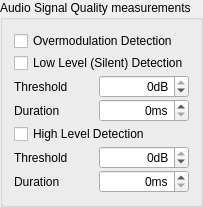
             <widget class="QGroupBox" name="groupBox_5">
              <property name="title">
               <string>Audio Signal Quality measurements</string>
              </property>
              <layout class="QVBoxLayout" name="verticalLayout_5">
               <property name="spacing">
                <number>2</number>
               </property>
               <item>
                <widget class="QCheckBox" name="checkBox_asq_overmoddetect">
                 <property name="toolTip">
                  <string>Set if Overmodulation Detection needed.</string>
                 </property>
                 <property name="text">
                  <string>Overmodulation Detection</string>
                 </property>
                </widget>
               </item>
               <item>
                <widget class="QCheckBox" name="checkBox_asq_detectLow">
                 <property name="toolTip">
                  <string> Input audio level low threshold detection.</string>
                 </property>
                 <property name="text">
                  <string>Low Level (Silent) Detection</string>
                 </property>
                </widget>
               </item>
               <item>
                <widget class="QFrame" name="frame_audio_asq_low">
                 <property name="enabled">
                  <bool>true</bool>
                 </property>
                 <property name="frameShape">
                  <enum>QFrame::NoFrame</enum>
                 </property>
                 <property name="frameShadow">
                  <enum>QFrame::Raised</enum>
                 </property>
                 <layout class="QVBoxLayout" name="verticalLayout_45">
                  <property name="spacing">
                   <number>1</number>
                  </property>
                  <property name="margin">
                   <number>0</number>
                  </property>
                  <item>
                   <layout class="QHBoxLayout" name="horizontalLayout_3">
                    <item>
                     <widget class="QLabel" name="label_8">
                      <property name="enabled">
                       <bool>true</bool>
                      </property>
                      <property name="toolTip">
                       <string>This property sets the low audio level threshold
relative to 0 dBFS in 1 dB increments,
which is used to trigger the detection.
This threshold can be set to detect
a silence condition in the input audio
allowing the host to take an appropriate
action such as disabling the RF carrier
or powering down.</string>
                      </property>
                      <property name="text">
                       <string>Threshold</string>
                      </property>
                     </widget>
                    </item>
                    <item>
                     <widget class="QSpinBox" name="spinBox_asq_detectLowThreshold">
                      <property name="enabled">
                       <bool>true</bool>
                      </property>
                      <property name="minimumSize">
                       <size>
                        <width>90</width>
                        <height>0</height>
                       </size>
                      </property>
                      <property name="maximumSize">
                       <size>
                        <width>90</width>
                        <height>16777215</height>
                       </size>
                      </property>
                      <property name="toolTip">
                       <string>This property sets the low audio level threshold
relative to 0 dBFS in 1 dB increments,
which is used to trigger the detection.
This threshold can be set to detect
a silence condition in the input audio
allowing the host to take an appropriate
action such as disabling the RF carrier
or powering down.</string>
                      </property>
                      <property name="alignment">
                       <set>Qt::AlignRight|Qt::AlignTrailing|Qt::AlignVCenter</set>
                      </property>
                      <property name="suffix">
                       <string>dB</string>
                      </property>
                      <property name="minimum">
                       <number>-70</number>
                      </property>
                      <property name="maximum">
                       <number>0</number>
                      </property>
                     </widget>
                    </item>
                   </layout>
                  </item>
                  <item>
                   <layout class="QHBoxLayout" name="horizontalLayout_38">
                    <item>
                     <widget class="QLabel" name="label_9">
                      <property name="enabled">
                       <bool>true</bool>
                      </property>
                      <property name="toolTip">
                       <string>This property is used to determine the duration
(in 1 ms increments) that the input signal must be
below the &quot;Threshold&quot; value in order for generate
detection event.
The range is 0 ms to 65535 ms, and the default is 0 ms.</string>
                      </property>
                      <property name="text">
                       <string>Duration</string>
                      </property>
                     </widget>
                    </item>
                    <item>
                     <widget class="QSpinBox" name="spinBox_asq_detectLowDuration">
                      <property name="enabled">
                       <bool>true</bool>
                      </property>
                      <property name="minimumSize">
                       <size>
                        <width>90</width>
                        <height>0</height>
                       </size>
                      </property>
                      <property name="maximumSize">
                       <size>
                        <width>90</width>
                        <height>16777215</height>
                       </size>
                      </property>
                      <property name="toolTip">
                       <string>This property is used to determine the duration
(in 1 ms increments) that the input signal must be
below the &quot;Threshold&quot; value in order for generate
detection event.
The range is 0 ms to 65535 ms, and the default is 0 ms.</string>
                      </property>
                      <property name="alignment">
                       <set>Qt::AlignRight|Qt::AlignTrailing|Qt::AlignVCenter</set>
                      </property>
                      <property name="suffix">
                       <string>ms</string>
                      </property>
                      <property name="minimum">
                       <number>0</number>
                      </property>
                      <property name="maximum">
                       <number>65535</number>
                      </property>
                     </widget>
                    </item>
                   </layout>
                  </item>
                 </layout>
                </widget>
               </item>
               <item>
                <widget class="QCheckBox" name="checkBox_asq_detectHigh">
                 <property name="toolTip">
                  <string>Input audio level high threshold detection.</string>
                 </property>
                 <property name="text">
                  <string>High Level Detection</string>
                 </property>
                </widget>
               </item>
               <item>
                <widget class="QFrame" name="frame_audio_asq_high">
                 <property name="enabled">
                  <bool>true</bool>
                 </property>
                 <property name="frameShape">
                  <enum>QFrame::NoFrame</enum>
                 </property>
                 <property name="frameShadow">
                  <enum>QFrame::Raised</enum>
                 </property>
                 <layout class="QVBoxLayout" name="verticalLayout_46">
                  <property name="spacing">
                   <number>1</number>
                  </property>
                  <property name="margin">
                   <number>0</number>
                  </property>
                  <item>
                   <layout class="QHBoxLayout" name="horizontalLayout_8">
                    <item>
                     <widget class="QLabel" name="label_10">
                      <property name="enabled">
                       <bool>true</bool>
                      </property>
                      <property name="toolTip">
                       <string>This property sets the high audio level threshold
relative to 0 dBFS in 1 dB increments,
which is used to trigger the detection.
This threshold can be set to detect an
activity condition in the input audio
allowing the host to take an appropriate
action such as enabling the RF carrier
after an extended silent period.</string>
                      </property>
                      <property name="text">
                       <string>Threshold</string>
                      </property>
                     </widget>
                    </item>
                    <item>
                     <widget class="QSpinBox" name="spinBox_asq_detectHighThreshold">
                      <property name="enabled">
                       <bool>true</bool>
                      </property>
                      <property name="minimumSize">
                       <size>
                        <width>90</width>
                        <height>0</height>
                       </size>
                      </property>
                      <property name="maximumSize">
                       <size>
                        <width>90</width>
                        <height>16777215</height>
                       </size>
                      </property>
                      <property name="toolTip">
                       <string>This property sets the high audio level threshold
relative to 0 dBFS in 1 dB increments,
which is used to trigger the detection.
This threshold can be set to detect an
activity condition in the input audio
allowing the host to take an appropriate
action such as enabling the RF carrier
after an extended silent period.</string>
                      </property>
                      <property name="alignment">
                       <set>Qt::AlignRight|Qt::AlignTrailing|Qt::AlignVCenter</set>
                      </property>
                      <property name="suffix">
                       <string>dB</string>
                      </property>
                      <property name="minimum">
                       <number>-70</number>
                      </property>
                      <property name="maximum">
                       <number>0</number>
                      </property>
                     </widget>
                    </item>
                   </layout>
                  </item>
                  <item>
                   <layout class="QHBoxLayout" name="horizontalLayout_9">
                    <item>
                     <widget class="QLabel" name="label_11">
                      <property name="enabled">
                       <bool>true</bool>
                      </property>
                      <property name="toolTip">
                       <string>This property is used to determine the duration
(in 1 ms increments) that the input signal must be
above the &quot;Threshold&quot; value in order for an
event generating.
The range is 0 to 65535 ms, and the default is 0 ms.</string>
                      </property>
                      <property name="text">
                       <string>Duration</string>
                      </property>
                     </widget>
                    </item>
                    <item>
                     <widget class="QSpinBox" name="spinBox_asq_detectHighDuration">
                      <property name="enabled">
                       <bool>true</bool>
                      </property>
                      <property name="minimumSize">
                       <size>
                        <width>90</width>
                        <height>0</height>
                       </size>
                      </property>
                      <property name="maximumSize">
                       <size>
                        <width>90</width>
                        <height>16777215</height>
                       </size>
                      </property>
                      <property name="toolTip">
                       <string>This property is used to determine the duration
(in 1 ms increments) that the input signal must be
above the &quot;Threshold&quot; value in order for an
event generating.
The range is 0 to 65535 ms, and the default is 0 ms.</string>
                      </property>
                      <property name="alignment">
                       <set>Qt::AlignRight|Qt::AlignTrailing|Qt::AlignVCenter</set>
                      </property>
                      <property name="suffix">
                       <string>ms</string>
                      </property>
                      <property name="minimum">
                       <number>0</number>
                      </property>
                      <property name="maximum">
                       <number>65535</number>
                      </property>
                     </widget>
                    </item>
                   </layout>
                  </item>
                 </layout>
                </widget>
               </item>
              </layout>
             </widget>
